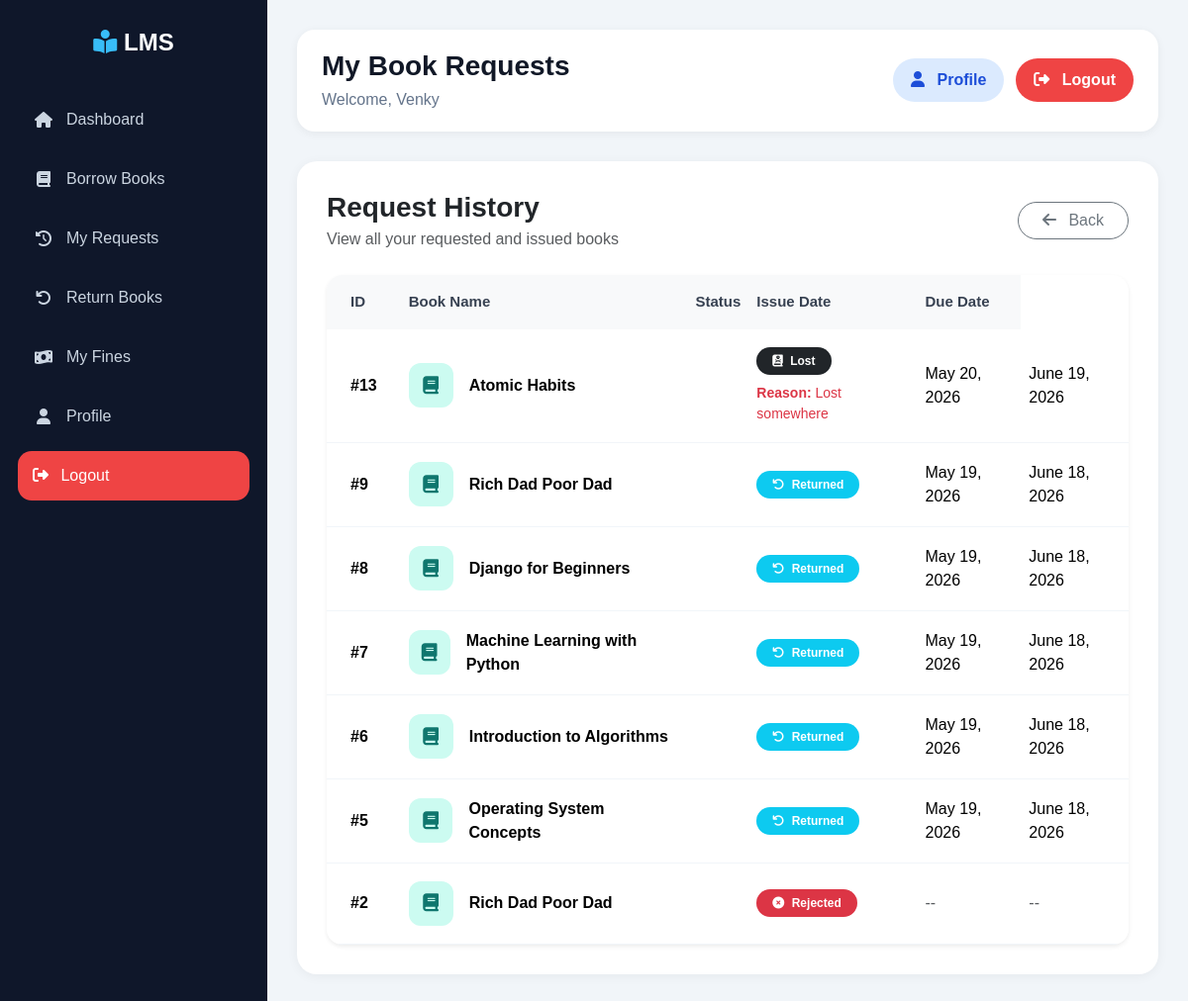
/student/my-requests/ (signed in), run on the app's committed database.
### accounts/models.py (models this page shows, shortened)
class CustomUser(AbstractUser):
    ROLE_CHOICES = (
        ('student', 'Student'),
        ('teacher', 'Teacher'),
        ('librarian', 'Librarian'),
    )
    role = models.CharField(max_length=20, choices=ROLE_CHOICES)

### issue/models.py (models this page shows, shortened)
class IssueBook(models.Model):
    STATUS_CHOICES = [
        ('pending', 'Pending'),
        ('approved', 'Approved'),
        ('rejected', 'Rejected'),
        ('return_requested', 'Return Requested'),
        ('returned', 'Returned'),
        ('damaged', 'Damaged'),
        ('lost', 'Lost'),
    ]
    user = models.ForeignKey(
        CustomUser,
        on_delete=models.CASCADE
    )
    book = models.ForeignKey(
        Book,
        on_delete=models.CASCADE
    )
    status = models.CharField(
        max_length=30,
        choices=STATUS_CHOICES,
        default='pending'
    )
    request_date = models.DateField(
        auto_now_add=True
    )
    issue_date = models.DateField(
        null=True,
        blank=True
    )
    due_date = models.DateField(
        null=True,
        blank=True
    )
    rejection_reason = models.TextField(
        blank=True,
        null=True
    )
    return_reason = models.TextField(
        blank=True,
        null=True
    )

### books/models.py (models this page shows, shortened)
class Book(models.Model):
    title = models.CharField(
        max_length=200
    )
    author = models.CharField(
        max_length=150
    )
    isbn = models.CharField(
        max_length=20,
        unique=True
    )
    category = models.ForeignKey(
        Category,
        on_delete=models.CASCADE
    )
    price = models.DecimalField(
        max_digits=10,
        decimal_places=2,
        default=0
    )
    quantity = models.PositiveIntegerField(
        default=1
    )
    available = models.PositiveIntegerField(
        default=1
    )
    description = models.TextField(
        blank=True,
        null=True
    )
    added_on = models.DateTimeField(
        auto_now_add=True
    )

### student/views.py (the view)
# urls.py: path('my-requests/',views.my_requests,name='student_requests'),
@login_required
def my_requests(request):
    requests = IssueBook.objects.filter(
        user=request.user
    ).order_by('-id')
    return render(request, 'student/my_requests.html', {
        'requests': requests
    })

### student/templates/student/my_requests.html (shortened to what this page needs)
{% extends 'base.html' %}
{% block page_title %}
    My Book Requests
{% endblock %}
{% block content %}
<div class="d-flex justify-content-between align-items-center mb-4">
    <div>
        <h3 class="fw-bold text-dark mb-1">
            Request History
        </h3>
        <p class="text-muted mb-0">
            View all your requested and issued books
        </p>
    </div>
    <a href="/student/dashboard/"
       class="btn btn-outline-secondary rounded-pill px-4">
        <i class="fa-solid fa-arrow-left me-2"></i>
        Back
    </a>
</div>
<div class="card border-0 shadow-sm rounded-4 overflow-hidden">
    <div class="card-body p-0">
        <div class="table-responsive">
            <table class="table align-middle mb-0">
                <thead class="table-light">
                    <tr>
                        <th class="py-3 px-4">
                            ID
                        </th>
                        <th class="py-3">
                            Book Name
                        </th>
                        <th class="py-3">
                            Status
                        </th>
                        <th class="py-3">
                            Issue Date
                        </th>
                        <th class="py-3">
                            Due Date
                        </th>
                    </tr>
                </thead>
                <tbody>
                    {% for item in requests %}
                    <tr>
                        <td class="px-4 fw-semibold">
                            #{{ item.id }}
                        </td>
                        <td>
                            <div class="d-flex align-items-center gap-3">
                                <div class="book-icon">
                                    <i class="fa-solid fa-book"></i>
                                </div>
                                <div>
                                    <div class="fw-semibold">
                                        {{ item.book.title }}
                                    </div>
                                </div>
                            </div>
                        </td>
                        <td>
                           <td>
    {% if item.status == 'pending' %}
        <span class="badge bg-warning text-dark rounded-pill px-3 py-2">
            <i class="fa-solid fa-clock me-1"></i>
            Pending
        </span>
    {% elif item.status == 'approved' %}
        <span class="badge bg-success rounded-pill px-3 py-2">
            <i class="fa-solid fa-circle-check me-1"></i>
            Approved
        </span>
    {% elif item.status == 'rejected' %}
        <span class="badge bg-danger rounded-pill px-3 py-2">
            <i class="fa-solid fa-circle-xmark me-1"></i>
            Rejected
        </span>
    {% elif item.status == 'returned' %}
        <span class="badge bg-info rounded-pill px-3 py-2">
            <i class="fa-solid fa-arrow-rotate-left me-1"></i>
            Returned
        </span>
    {% elif item.status == 'lost' %}
        <span class="badge bg-dark rounded-pill px-3 py-2">
            <i class="fa-solid fa-book-dead me-1"></i>
            Lost
        </span>
        {% if item.return_reason %}
            <div class="small text-danger mt-2">
                <strong>Reason:</strong>
                {{ item.return_reason }}
            </div>
        {% endif %}
    {% endif %}
</td>
                        </td>
                        <td>
                            {% if item.issue_date %}
                                {{ item.issue_date }}
                            {% else %}
                                <span class="text-muted">
                                    --
                                </span>
                            {% endif %}
                        </td>
                        <td>
                            {% if item.due_date %}
                                {{ item.due_date }}
                            {% else %}
                                <span class="text-muted">
                                    --
                                </span>
                            {% endif %}
                        </td>
                    </tr>
                    {% endfor %}
                </tbody>
            </table>
        </div>
    </div>
</div>
{% endblock %}

### templates/base.html (shortened to what this page needs)
<!doctype html>
<html lang="en">
<head>
    <link
        href="https://cdn.jsdelivr.net/npm/bootstrap@5.3.3/dist/css/bootstrap.min.css"
        rel="stylesheet"
    />
    <link
        rel="stylesheet"
        href="https://cdnjs.cloudflare.com/ajax/libs/font-awesome/6.5.1/css/all.min.css"
    />
</head>
<body>
    <div class="main-container">
        <div class="sidebar" id="sidebar">
            <div class="logo">
                <i class="fa-solid fa-book-open-reader"></i>
                <span class="text"> LMS </span>
            </div>
            <ul>
                {% if request.user.role == 'teacher' %}
                <li>
                    <a href="/teacher/dashboard/">
                        <i class="fa-solid fa-house"></i>
                        <span class="text">Dashboard</span>
                    </a>
                </li>
                <li>
                    <a href="/teacher/books/">
                        <i class="fa-solid fa-book"></i>
                        <span class="text">Borrow Books</span>
                    </a>
                </li>
                <li>
                    <a href="/teacher/my-requests/">
                        <i class="fa-solid fa-clock-rotate-left"></i>
                        <span class="text">My Requests</span>
                    </a>
                </li>
                <li>
                    <a href="/teacher/return-books/">
                        <i class="fa-solid fa-arrow-rotate-left"></i>
                        <span class="text">Return Books</span>
                    </a>
                </li>
                <li>
                    <a href="/teacher/fines/">
                        <i class="fa-solid fa-money-bill-wave"></i>
                        <span class="text"> My Fines </span>
                    </a>
                </li>
                <li>
                    <a href="{% url 'profile' %}">
                        <i class="fa-solid fa-user"></i>
                        <span class="text">Profile</span>
                    </a>
                </li>
                {% endif %}
                <li>
                    <form method="POST"
                          action="{% url 'logout' %}">
                        <button type="submit"
                                class="logout-btn-side">
                            <i class="fa-solid fa-right-from-bracket me-2"></i>
                            <span class="text"> Logout </span>
                        </button>
                    </form>
                </li>
            </ul>
        </div>
        <div class="content">
            <div class="topbar">
                <div class="topbar-left">
                    <h3>
                        {% block page_title %}{% endblock %}
                    </h3>
                    <p>
                        Welcome, {{ request.user.username }}
                    </p>
                </div>
                <div class="topbar-right">
                    <a href="{% url 'profile' %}"
                       class="profile-btn">
                        <i class="fa-solid fa-user me-2"></i>
                        Profile
                    </a>
                    <form method="POST"
                          action="{% url 'logout' %}"
                          class="m-0">
                        <button type="submit"
                                class="logout-btn">
                            <i class="fa-solid fa-right-from-bracket me-2"></i>
                            Logout
                        </button>
                    </form>
                </div>
            </div>
            <div class="page-content">
                {% block content %}
                {% endblock %}
            </div>
        </div>
    </div>
</body>
</html>

### templates/base.html (style rules this page uses)
* { margin:0; padding:0; box-sizing:border-box; font-family:Arial, Helvetica, sans-serif; }
body { background:#f1f5f9; overflow-x:hidden; }
.main-container { display:flex; min-height:100vh; }
.sidebar { width:270px; background:#0f172a; color:white; position:fixed; top:0; left:0; bottom:0; padding:25px 18px; overflow-y:auto; z-index:1000; transition:0.3s; }
.logo { font-size:24px; font-weight:bold; text-align:center; margin-bottom:35px; color:white; }
.logo i { color:#38bdf8; }
.sidebar ul { list-style:none; padding-left:0; }
.sidebar ul li { margin-bottom:10px; }
.sidebar ul li a { display:flex; align-items:center; gap:12px; text-decoration:none; color:#cbd5e1; padding:13px 15px; border-radius:14px; transition:0.3s; }
.sidebar ul li a i { width:22px; text-align:center; }
.logout-btn-side { width:100%; border:none; background:#ef4444; color:white; padding:13px 15px; border-radius:14px; text-align:left; transition:0.3s; }
.content { margin-left:270px; width:calc(100% - 270px); padding:30px; transition:0.3s; }
.topbar { background:white; padding:20px 25px; border-radius:18px; display:flex; justify-content:space-between; align-items:center; margin-bottom:30px; box-shadow:0 2px 10px rgba(0,0,0,0.06); flex-wrap:wrap; gap:15px; }
.topbar-left h3 { margin-bottom:5px; font-weight:700; color:#111827; }
.topbar-left p { margin:0; color:#64748b; }
.topbar-right { display:flex; align-items:center; gap:12px; flex-wrap:wrap; }
.profile-btn { text-decoration:none; background:#dbeafe; color:#1d4ed8; padding:10px 18px; border-radius:30px; font-weight:600; transition:0.3s; }
.logout-btn { border:none; background:#ef4444; color:white; padding:10px 18px; border-radius:30px; font-weight:600; transition:0.3s; }
.page-content { background:white; border-radius:20px; padding:30px; min-height:500px; box-shadow:0 2px 12px rgba(0,0,0,0.05); }
.table-responsive { width:100%; overflow-x:auto; }

### student/templates/student/my_requests.html (style rules this page uses)
.table { margin-bottom:0; }
.table thead th { font-size:15px; font-weight:600; color:#374151; border:none; }
.table tbody tr { transition:0.3s; }
.table tbody td { vertical-align:middle; padding-top:18px; padding-bottom:18px; border-color:#f1f5f9; }
.book-icon { width:45px; height:45px; border-radius:12px; background:#ccfbf1; color:#0f766e; display:flex; align-items:center; justify-content:center; font-size:18px; }

### data on the page
CustomUser: user.username "Venky"
IssueBook: id "13", book "Atomic Habits", return_reason "Lost somewhere", issue_date "May 20, 2026", due_date "June 19, 2026"
IssueBook: id "9", book "Rich Dad Poor Dad", status "returned" (drawn), issue_date "May 19, 2026", due_date "June 18, 2026"
IssueBook: id "8", book "Django for Beginners", status "returned" (drawn), issue_date "May 19, 2026", due_date "June 18, 2026"
IssueBook: id "7", book "Machine Learning with Python", status "returned" (drawn), issue_date "May 19, 2026", due_date "June 18, 2026"
IssueBook: id "6", book "Introduction to Algorithms", status "returned" (drawn), issue_date "May 19, 2026", due_date "June 18, 2026"
IssueBook: id "5", book "Operating System Concepts", status "returned" (drawn), issue_date "May 19, 2026", due_date "June 18, 2026"
IssueBook: id "2", book "Rich Dad Poor Dad", status "rejected" (drawn)
